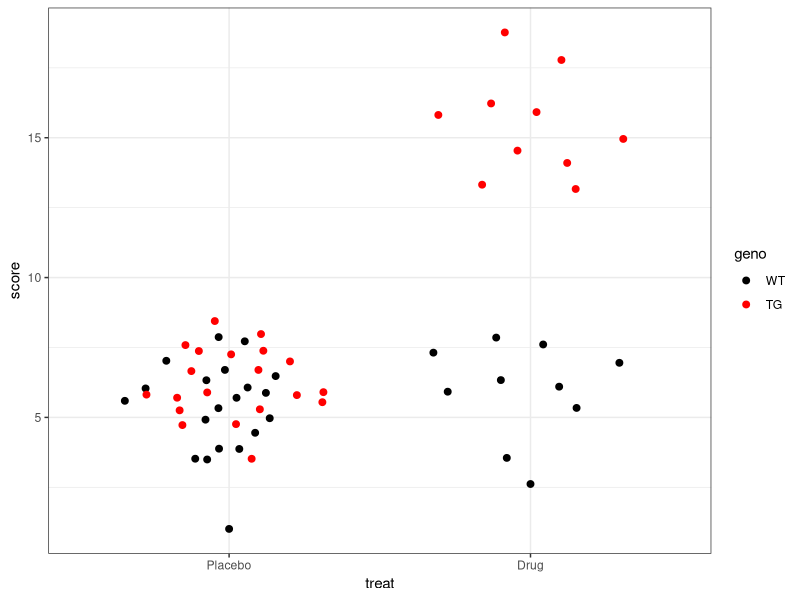
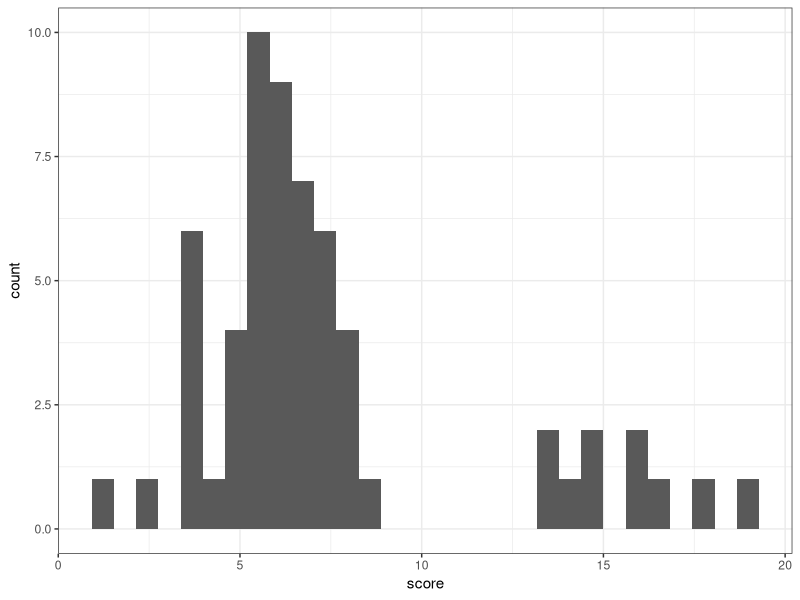
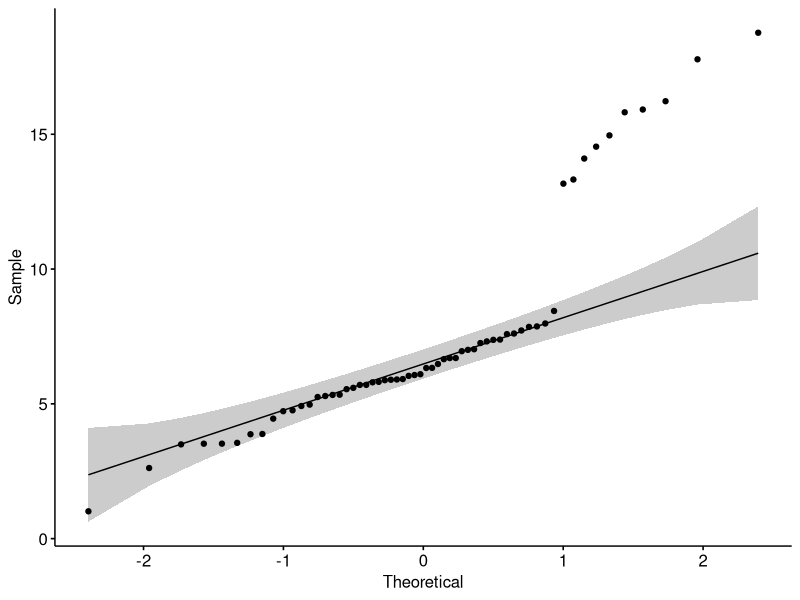
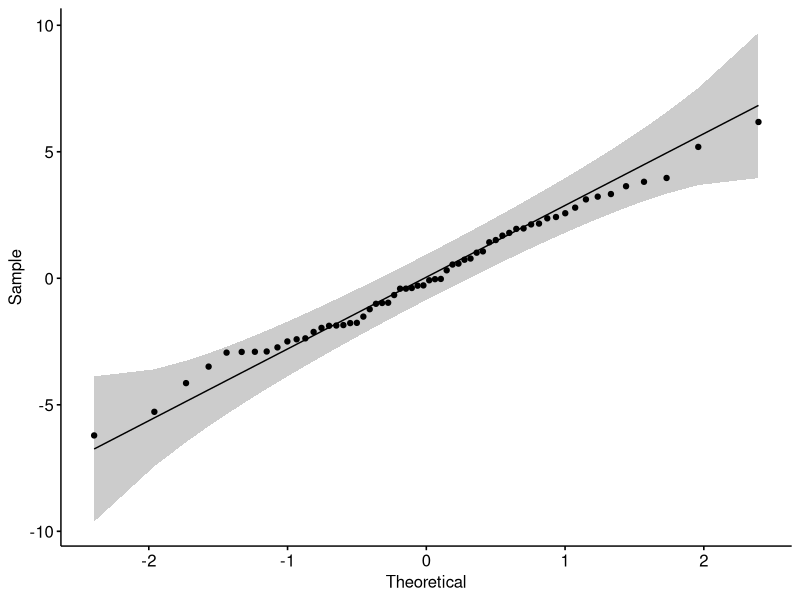
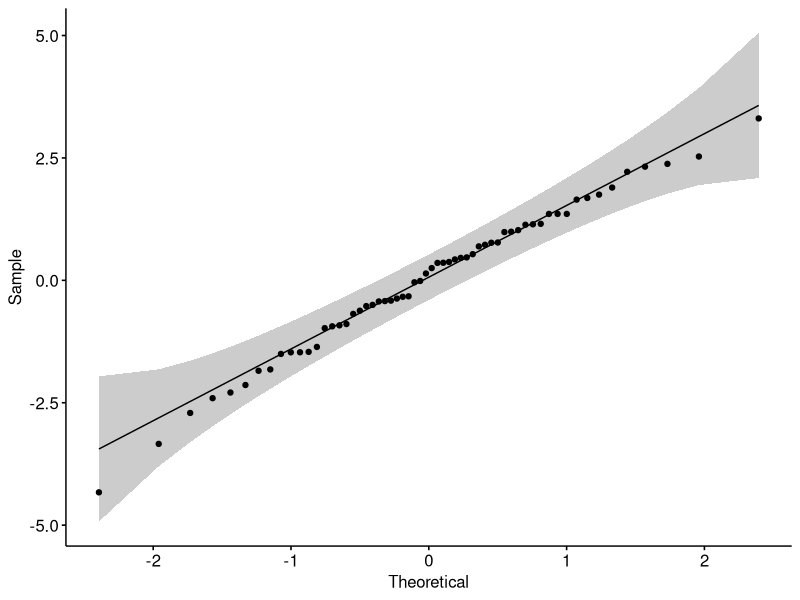
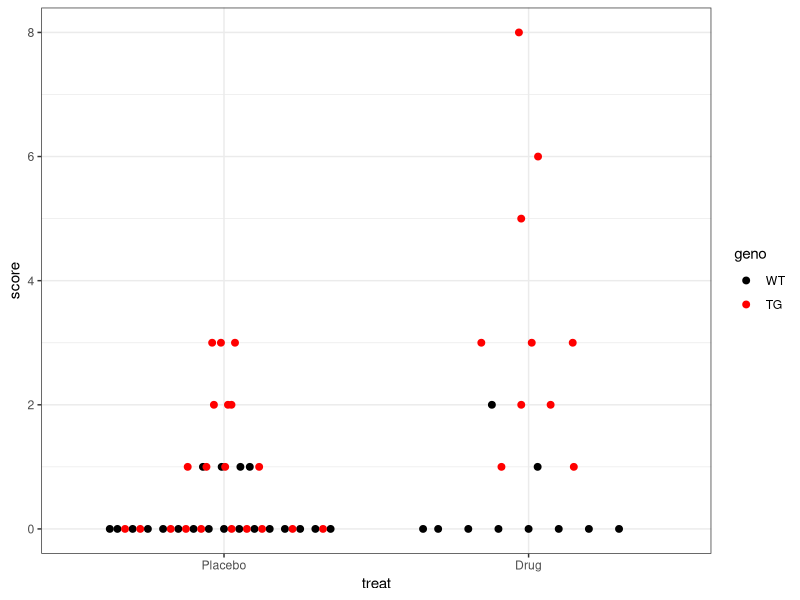
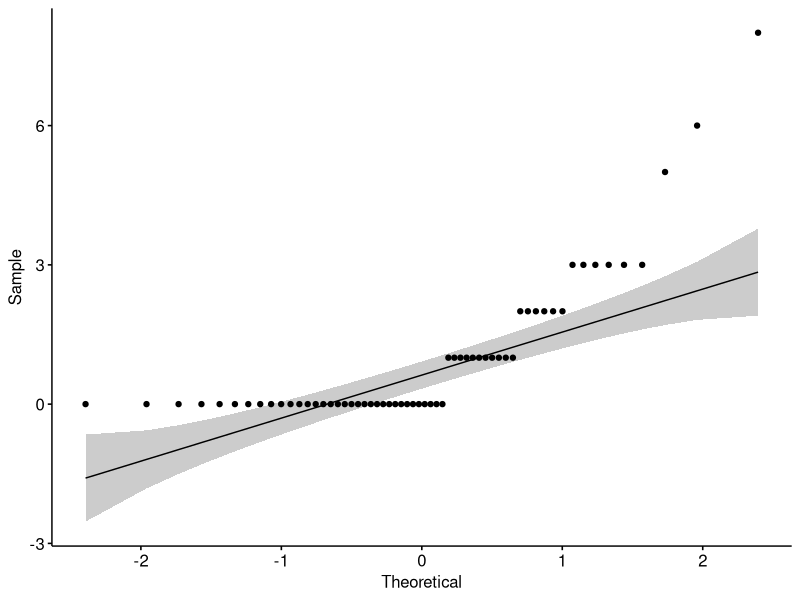
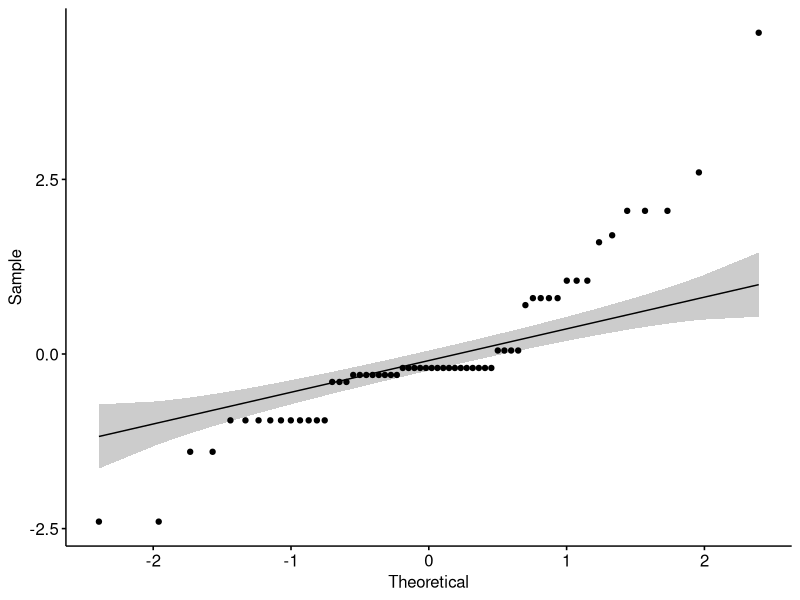

Reproduce these figures in R, in order.
## ---- chunk 1
knitr::opts_chunk$set(echo = FALSE, message = FALSE, warning = FALSE)
## ---- chunk 2
library(ggplot2)
library(ggbeeswarm)
library(ggpubr)
library(dplyr)
library(knitr)
## ---- chunk 3
d <- expand.grid(treat = c(rep(0, 20), rep(1, 10)),
                 geno = c(0,1))

d <- mutate(d, score = 5 + 1.2*treat + geno + 8*treat*geno + rnorm(nrow(d), 0, 2),
            treat = factor(treat, labels = c("Placebo", "Drug")),
            geno = factor(geno, labels = c("WT", "TG")))
## ---- chunk 4
d <- expand.grid(treat = c(rep(0, 20), rep(1, 10)),
                 geno = c(0,1))
set.seed(1)
d <- mutate(d, score = 5 + 1.2*treat + geno + 8*treat*geno + rnorm(nrow(d), 0, 1.8),
            treat = factor(treat, labels = c("Placebo", "Drug")),
            geno = factor(geno, labels = c("WT", "TG")))

ggplot(d, aes(x = treat, y = score, colour = geno)) +
  geom_quasirandom(size = 2) +
  scale_colour_manual(values = c("black", "red")) +
  theme_bw()

## ---- chunk 5
ggplot(d, aes(x = score)) +
  geom_histogram() +
  theme_bw()

## ---- chunk 6
shapiro.test(d$score)
## ---- chunk 7
ggqqplot(d$score)
## ---- chunk 8
model1 <- lm(score ~ treat + geno, d)
ggqqplot(resid(model1))
## ---- chunk 9
model2 <- lm(score ~ treat + geno + treat:geno, d)
ggqqplot(resid(model2))
## ---- chunk 10
anova(model2)
## ---- chunk 11
d <- expand.grid(treat = c(rep(0, 20), rep(1, 10)),
                 geno = c(0,1))
set.seed(8)
d <- mutate(d, score = c(rpois(20, 0.3), # WT, placebo
                         rpois(10, 0.3), # WT, drug
                         rpois(20, 0.9), # TG, placebo
                         rpois(10, 4)),  # TG, drug
            treat = factor(treat, labels = c("Placebo", "Drug")),
            geno = factor(geno, labels = c("WT", "TG")))

ggplot(d, aes(x = treat, y = score, colour = geno)) +
  geom_quasirandom(size = 2) +
  scale_colour_manual(values = c("black", "red")) +
  theme_bw()

## ---- chunk 12
ggqqplot(d$score)
## ---- chunk 13
model2 <- lm(score ~ treat + geno + treat:geno, d)
ggqqplot(resid(model2))
## ---- chunk 14
summary(model2)
## ---- chunk 15
nd <- expand.grid(treat = levels(d$treat), geno = levels(d$geno))
k <- predict(model2, nd, se.fit = TRUE)
nd$score = k$fit
nd$lwr95 = k$fit - 1.96*k$se.fit
nd$upr95 = k$fit + 1.96*k$se.fit

ggplot(d, aes(x = treat, y = score, colour = geno)) +
  geom_quasirandom(size = 2, alpha = 0.5) +
  scale_colour_manual(values = c("black", "red")) +
  geom_errorbar(data = nd, aes(ymin = lwr95, ymax = upr95), position = position_dodge(width = 0.2), width = 0.15) +
    geom_point(data = nd, position = position_dodge(width = 0.2), size = 3) +
  theme_bw()

## ---- chunk 16
model3 <- glm(score ~ treat + geno + treat:geno, d, family = "poisson")

## ---- chunk 17
ndp <- expand.grid(treat = levels(d$treat), geno = levels(d$geno))
k <- predict(model3, nd, se.fit = TRUE, type = "link")
ndp$score = exp(k$fit)
ndp$lwr95 = exp(k$fit - 1.96*k$se.fit)
ndp$upr95 = exp(k$fit + 1.96*k$se.fit)


ggplot(d, aes(x = treat, y = score, colour = geno)) +
  geom_quasirandom(size = 2, alpha = 0.5) +
  scale_colour_manual(values = c("black", "red")) +
  geom_errorbar(data = ndp, aes(ymin = lwr95, ymax = upr95), position = position_dodge(width = 0.2), width = 0.15) +
  geom_point(data = ndp, position = position_dodge(width = 0.2), size = 3) +
  theme_bw()

